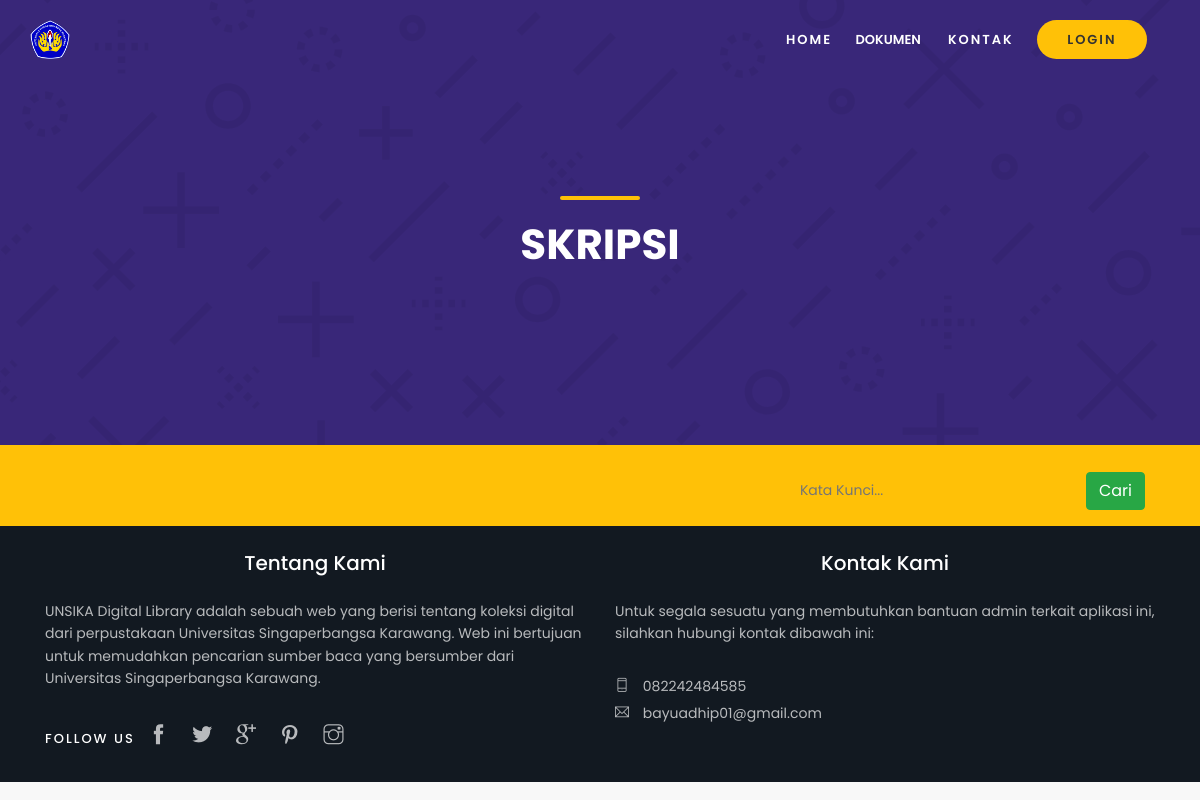
Page /index.php/home/skripsi on the earlier database version.
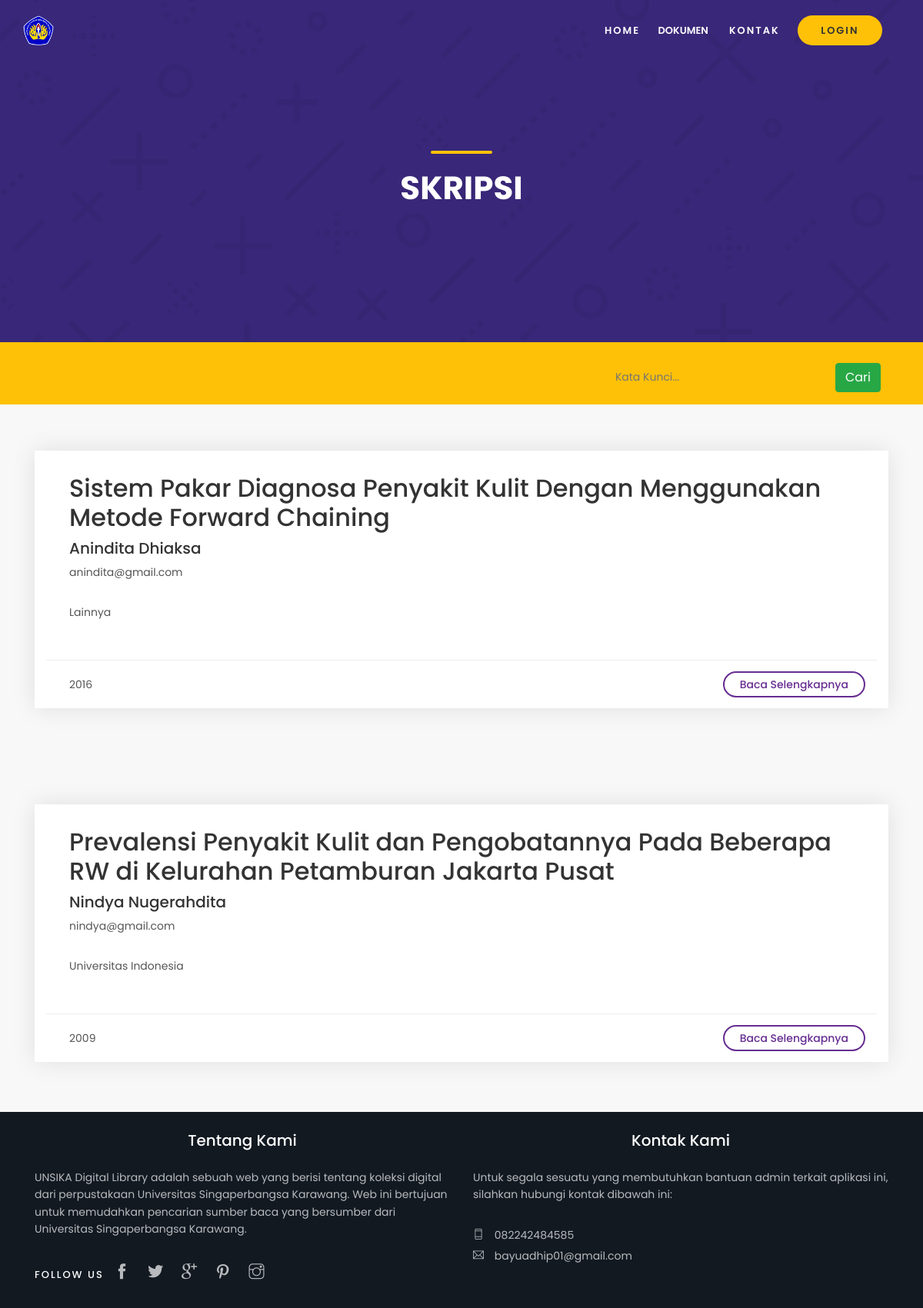
Same page on the later database version.
### tables this page shows
CREATE TABLE `skripsi` (
  `id_skripsi` int(4) NOT NULL,
  `judul` varchar(300) NOT NULL,
  `penulis` varchar(300) NOT NULL,
  `email` varchar(200) NOT NULL,
  `tahun` varchar(4) NOT NULL,
  `universitas` varchar(300) NOT NULL,
  `file` varchar(300) NOT NULL
);

### application/controllers/Home.php (called while the page is built, shortened)
<?php
class Home extends CI_Controller {
	public function __construct()
	{
		$this->load->database();
		$this->load->library(['ion_auth', 'form_validation']);
		$this->load->helper(['url', 'language']);
		$this->load->model(['umum_model','anggota_model', 'jurnal_model' , 'ebook_model', 'skripsi_model', 'lainnya_model']);
	}
	public function skripsi()
	{
		$data['skripsi'] = $this->skripsi_model->getAll();
		$this->load->view('skripsi/skripsi', $data);
	}
}

### index.php (called while the page is built, shortened)
<?php
require_once BASEPATH.'core/CodeIgniter.php';

### application/models/skripsi_model.php (called while the page is built, shortened)
<?php defined('BASEPATH') OR exit('No direct script access allowed');
class skripsi_model extends CI_Model
{
    private $_table = "skripsi";
    public function getAll()
    {
        $this->db->select('skripsi.*');
        return $this->db->get($this->_table)->result();
    }
}

### application/views/skripsi/skripsi.php (the view, shortened to what this page needs)
<!DOCTYPE html>
<html lang="en">
<head>
</head>
<body>
	<header class="header fadeInDown">
	</header>
	<main>
		<section id="hero_in" class="cart_section">
			<div class="wrapper">
				<div class="container">
					<h1 class="fadeInUp"><span></span>SKRIPSI</h1>
				</div>
			</div>
		</section>
		<div class="filters_listing sticky_horizontal">
			<div class="container">
				<ul class="clearfix ">
					<li class="float-right">
					<?=form_open_multipart('proses/search_skripsi') ?>
					<div class="form-inline">
							<div class="form-group">
                                <input required type="text" name='keyword' placeholder="Kata Kunci..." class='form-control-plaintext col-md-12'>
                            </div>
							<button  type="submit" class="btn btn-success waves-effect waves-light">Cari</button>
					</div>
					</li>
				</ul>
			</div>
		</div>
		<?php foreach ($skripsi as $j): ?>
		<div class="container margin_60_35">
			<div class="box_list wow">
					<div class="col-lg-12">
						<div class="wrapper">
							<h2><?=$j->judul?></h2>
							<h5><?=$j->penulis?></h5>
							<p><?=$j->email?></p>
							<p><?=$j->universitas?></p>
						</div>
						<ul>
							<li><?= $j->tahun ?></li>
							<li><a href="<?=site_url('home/detail_skripsi/'.$j->id_skripsi)?>">Baca Selengkapnya</a></li>
						</ul>
					</div>
				</div>
		</div>
		<?php endforeach;?>
	</main>
	<footer>
	</footer>
</body>
</html>

Differences in the rows shown:
added skripsi: judul "Sistem Pakar Diagnosa Penyakit Kulit Dengan Menggunakan Metode Forward Chaining", penulis "Anindita Dhiaksa", email "anindita@gmail.com", universitas "Lainnya", tahun "2016"
added skripsi: judul "Prevalensi Penyakit Kulit dan Pengobatannya Pada Beberapa RW di Kelurahan Petamburan Jakarta Pusat", penulis "Nindya Nugerahdita", email "nindya@gmail.com", universitas "Universitas Indonesia", tahun "2009"
